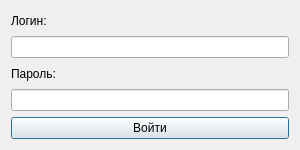
<?xml version="1.0" encoding="UTF-8"?>
<ui version="4.0">
 <class>LoginDialog</class>
 <widget class="QDialog" name="LoginDialog">
  <property name="geometry"><rect><x>0</x><y>0</y><width>300</width><height>150</height></rect></property>
  <property name="windowTitle"><string>Авторизация</string></property>
  <layout class="QVBoxLayout" name="verticalLayout">
   <item><widget class="QLabel" name="label"><property name="text"><string>Логин:</string></property></widget></item>
   <item><widget class="QLineEdit" name="leLogin"/></item>
   <item><widget class="QLabel" name="label_2"><property name="text"><string>Пароль:</string></property></widget></item>
   <item><widget class="QLineEdit" name="lePassword"/></item>
   <item><widget class="QPushButton" name="btnLogin"><property name="text"><string>Войти</string></property></widget></item>
  </layout>
 </widget>
</ui>
